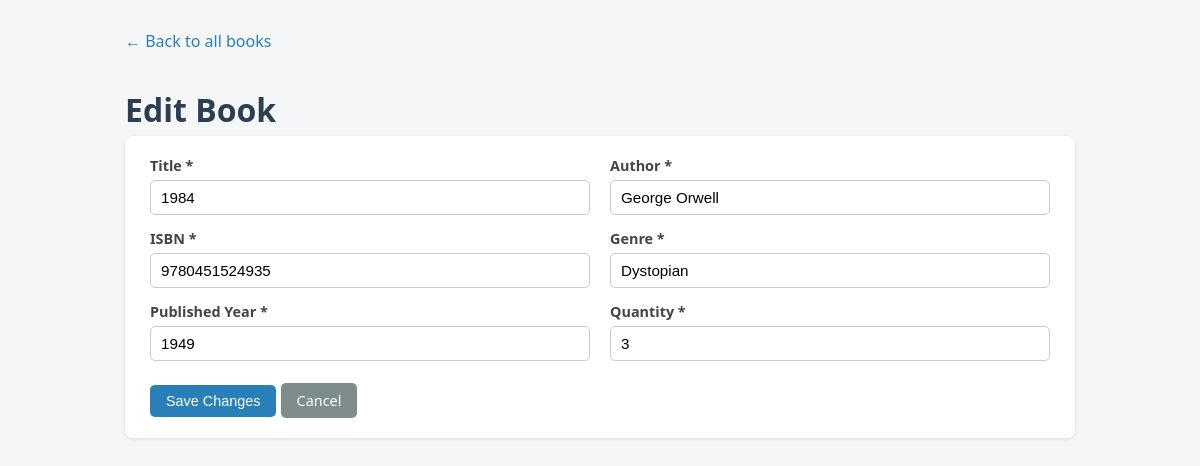
The page /edit.php?id=3 on the database its author committed.
### tables this page shows
CREATE TABLE IF NOT EXISTS books (
    book_id         INT AUTO_INCREMENT PRIMARY KEY,
    title           VARCHAR(150)  NOT NULL,
    author          VARCHAR(100)  NOT NULL,
    isbn            VARCHAR(20)   NOT NULL,
    genre           VARCHAR(60)   NOT NULL,
    published_year  YEAR          NOT NULL,
    quantity        INT           NOT NULL DEFAULT 1,
    created_at      TIMESTAMP     DEFAULT CURRENT_TIMESTAMP,
    updated_at      TIMESTAMP     DEFAULT CURRENT_TIMESTAMP ON UPDATE CURRENT_TIMESTAMP
);

### controllers/BookController.php (called while the page is built, shortened)
<?php
require_once __DIR__ . '/../models/Book.php';
class BookController
{
    private Book $bookModel;
    public function __construct()
    {
        $database = new Database();
        $db = $database->getConnection();
        $this->bookModel = new Book($db);
    }
    public function getBook(int $id): ?array
    {
        return $this->bookModel->getById($id);
    }
}

### models/Book.php (called while the page is built, shortened)
<?php
class Book
{
    private PDO $conn;
    private string $table = "books";
    public function __construct(PDO $db)
    {
        $this->conn = $db;
    }
    public function getById(int $id): ?array
    {
        $query = "SELECT book_id, title, author, isbn, genre, published_year, quantity
                  FROM {$this->table}
                  WHERE book_id = :id
                  LIMIT 1";
        $stmt = $this->conn->prepare($query);
        $stmt->bindParam(":id", $id, PDO::PARAM_INT);
        $stmt->execute();
        $row = $stmt->fetch();
        return $row ?: null;
    }
}

### edit.php (the view, shortened to what this page needs)
<?php
require_once __DIR__ . '/controllers/BookController.php';
$controller = new BookController();
$id = isset($_GET['id']) ? (int) $_GET['id'] : (isset($_POST['id']) ? (int) $_POST['id'] : 0);
if ($_SERVER['REQUEST_METHOD'] === 'POST') {
    $errors = $controller->updateBook($id, $_POST);
    if (empty($errors)) {
        header("Location: index.php?updated=1");
        exit;
    }
    $book = $_POST;
    $book['book_id'] = $id;
} else {
    $book = $controller->getBook($id);
}
?>
<!DOCTYPE html>
<html lang="en">
<head>
<link rel="stylesheet" href="assets/style.css">
</head>
<body>
<div class="container">
    <a class="back-link" href="index.php">&larr; Back to all books</a>
    <h1>Edit Book</h1>
    <div class="card">
        <form method="POST" action="edit.php?id=<?= (int)$id ?>">
            <div class="form-grid">
                <div class="form-group">
                    <label for="title">Title *</label>
                    <input type="text" id="title" name="title"
                           value="<?= htmlspecialchars($book['title']) ?>">
                </div>
                <div class="form-group">
                    <label for="author">Author *</label>
                    <input type="text" id="author" name="author"
                           value="<?= htmlspecialchars($book['author']) ?>">
                </div>
                <div class="form-group">
                    <label for="isbn">ISBN *</label>
                    <input type="text" id="isbn" name="isbn"
                           value="<?= htmlspecialchars($book['isbn']) ?>">
                </div>
                <div class="form-group">
                    <label for="genre">Genre *</label>
                    <input type="text" id="genre" name="genre"
                           value="<?= htmlspecialchars($book['genre']) ?>">
                </div>
                <div class="form-group">
                    <label for="published_year">Published Year *</label>
                    <input type="number" id="published_year" name="published_year" min="0" max="2100"
                           value="<?= htmlspecialchars($book['published_year']) ?>">
                </div>
                <div class="form-group">
                    <label for="quantity">Quantity *</label>
                    <input type="number" id="quantity" name="quantity" min="0"
                           value="<?= htmlspecialchars($book['quantity']) ?>">
                </div>
            </div>
            <br>
            <button type="submit" class="btn btn-primary">Save Changes</button>
            <a href="index.php" class="btn btn-secondary">Cancel</a>
        </form>
    </div>
</div>
</body>
</html>

### assets/style.css (style rules this page uses)
* { box-sizing: border-box; }
body { font-family: "Segoe UI", Arial, sans-serif; background: #f4f6f8; color: #222; margin: 0; padding: 30px 20px; }
.container { max-width: 950px; margin: 0 auto; }
h1 { color: #2c3e50; margin-bottom: 5px; }
.card { background: #fff; border-radius: 8px; padding: 20px 25px; box-shadow: 0 1px 4px rgba(0,0,0,0.1); margin-bottom: 30px; }
.form-grid { display: grid; grid-template-columns: 1fr 1fr; gap: 14px 20px; }
.form-group { display: flex; flex-direction: column; }
label { font-weight: 600; font-size: 0.9em; margin-bottom: 5px; color: #444; }
input[type=text], input[type=number] { padding: 8px 10px; border: 1px solid #ccc; border-radius: 5px; font-size: 0.95em; }
.btn { display: inline-block; padding: 8px 16px; border: none; border-radius: 5px; cursor: pointer; font-size: 0.9em; text-decoration: none; color: #fff; }
.btn-primary { background: #2980b9; }
.btn-secondary { background: #7f8c8d; }
.back-link { display: inline-block; margin-bottom: 15px; color: #2980b9; text-decoration: none; }

### rows shown on the page
books: title "1984", author "George Orwell", isbn "9780451524935", genre "Dystopian", published_year "1949", quantity "3"
